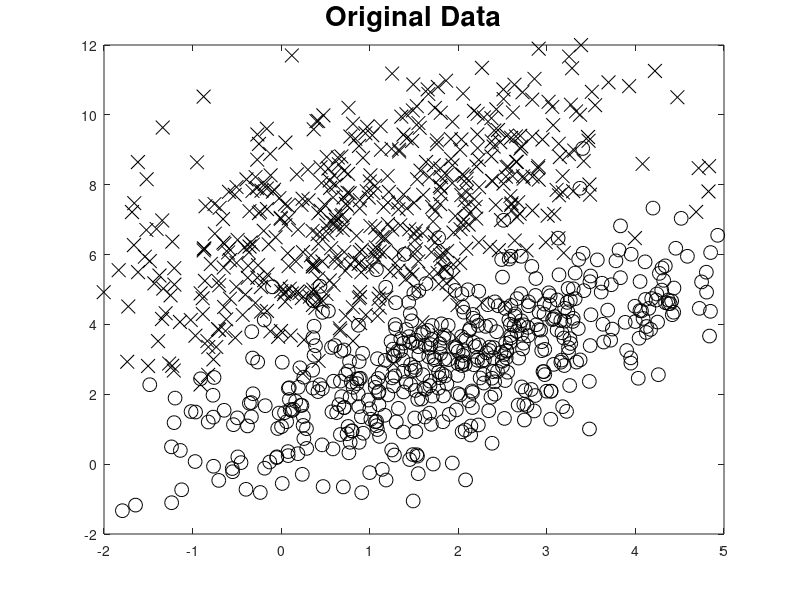

Here is the MATLAB script that generated this plot:
% http://www.mathworks.com/help/stats/mvnrnd.html
% http://www.mathworks.com/help/matlab/creating_plots/using-high-level-plotting-functions.html#f6-26386
pos_N = 500;
mu1 = [2 3];
sigma1 = [2 1.5; 1.5 3];
r1 = mvnrnd(mu1, sigma1, pos_N);

neg_N = 500;
mu2 = [1 7];
sigma2 = [2 1.5; 1.5 4];
r2 = mvnrnd(mu2, sigma2, neg_N);

train_matrix = [r1; r2];
train_label = [ones(pos_N, 1); -1.*ones(neg_N, 1)];
save gaussian_data train_matrix train_label;

fig = figure;
plot(r1(:,1),r1(:,2),'ko', 'MarkerSize', 10);
hold all;
plot(r2(:,1),r2(:,2),'kx', 'MarkerSize', 10);
hold off;
axis([-2, 5, -2, 12]);
title('Original Data', 'FontSize', 20);
print(fig, '-djpeg', 'original_data.jpg');
close(fig);
